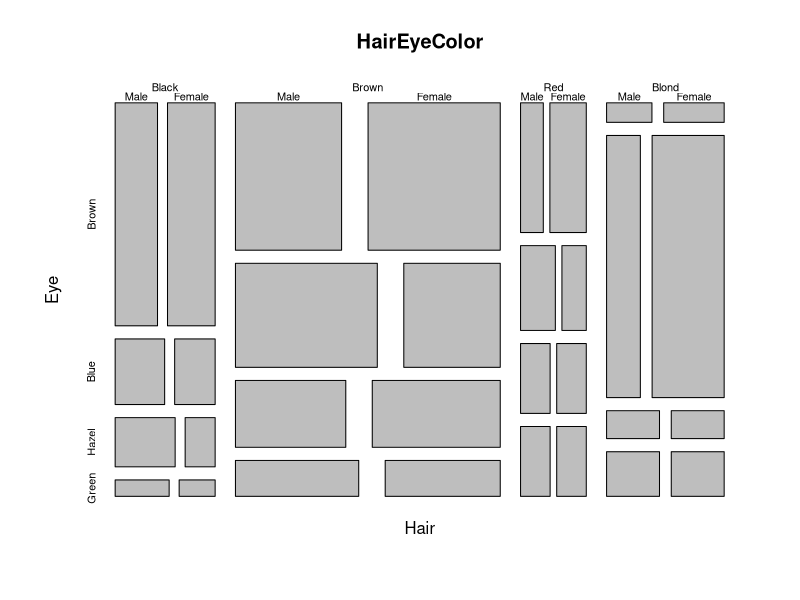

Write R code to recreate this figure.
#HairEyeColor data
data(HairEyeColor)
str(HairEyeColor)

#Plot graph
mosaicplot(HairEyeColor)

margin.table(HairEyeColor,3)
margin.table(HairEyeColor,c(1,3))
